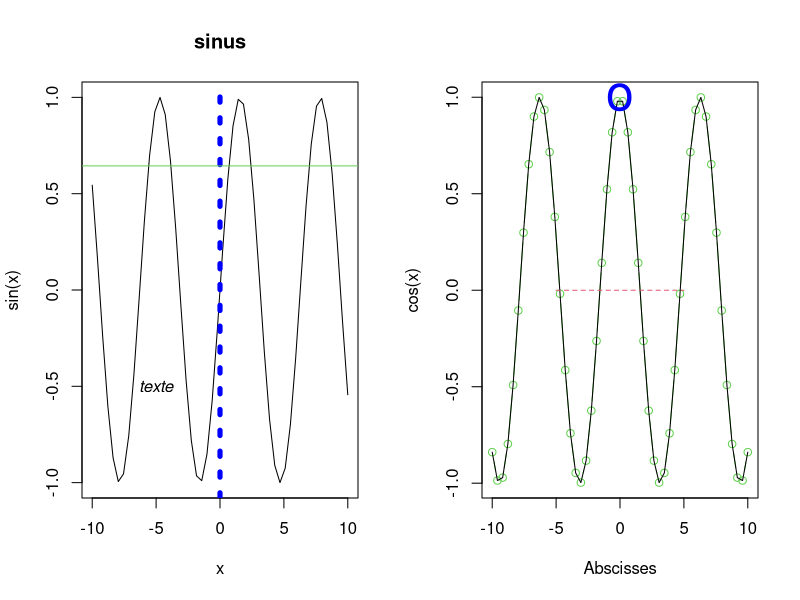
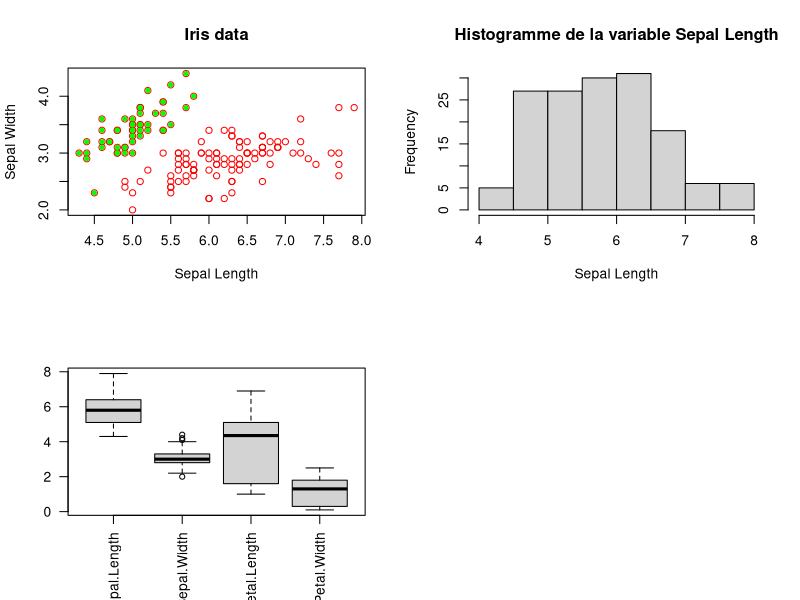
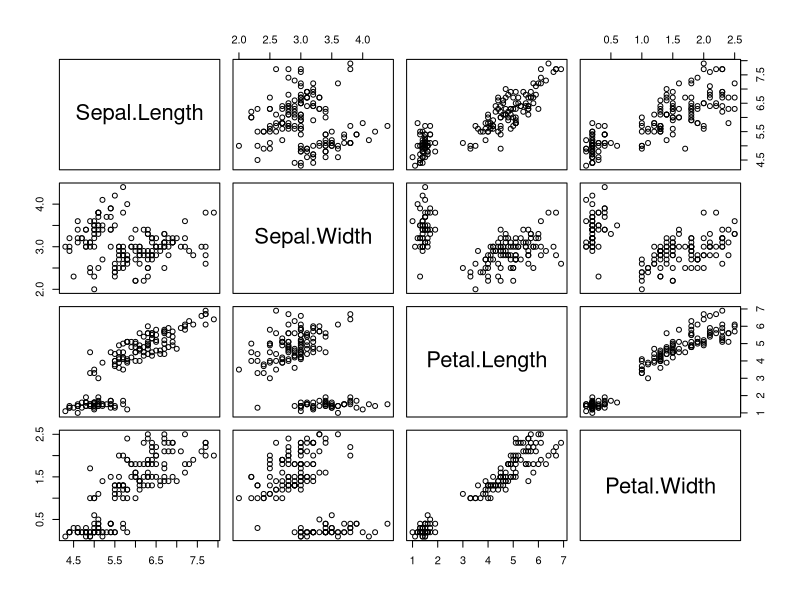
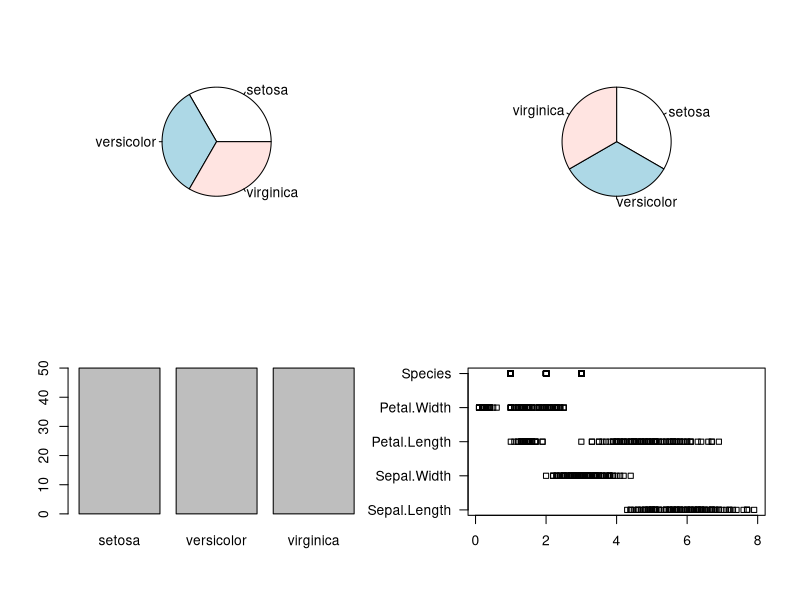
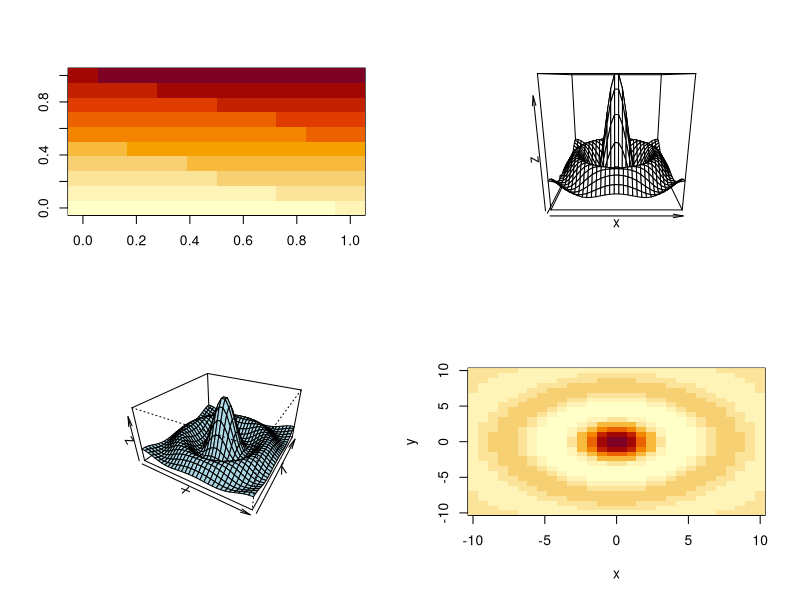
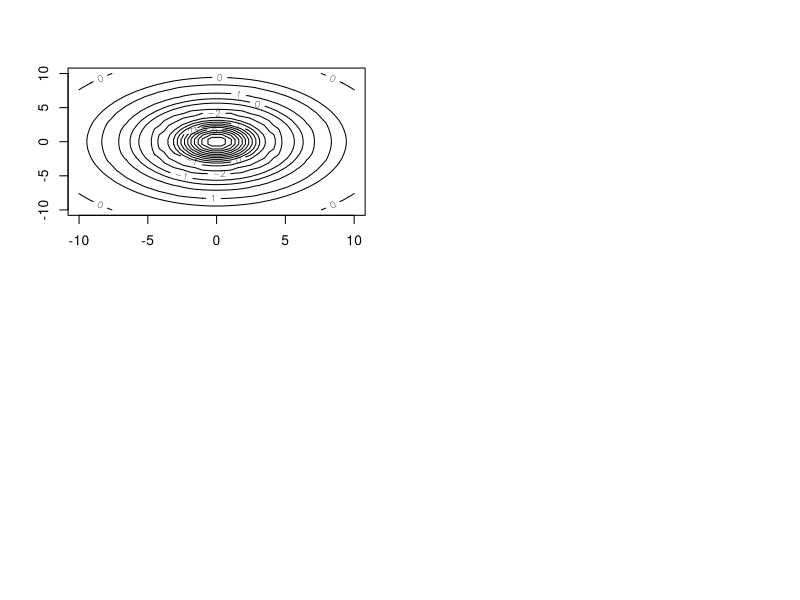
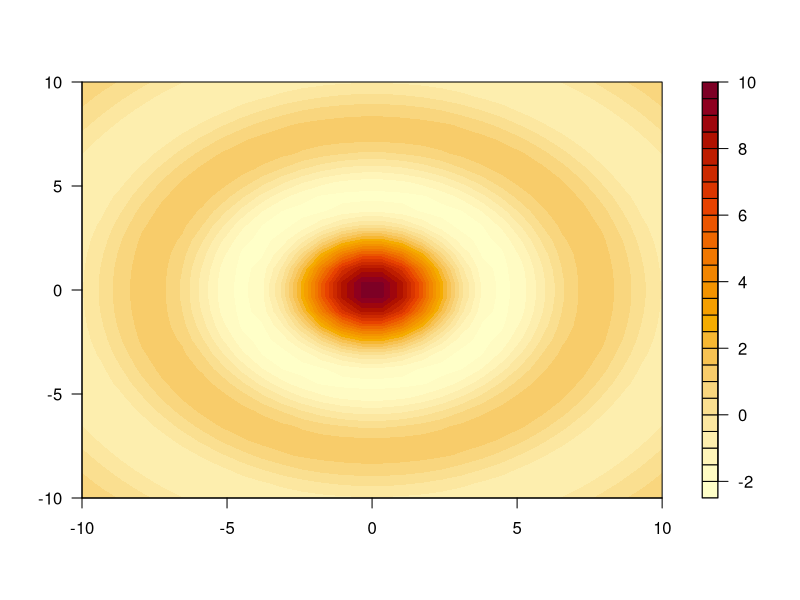
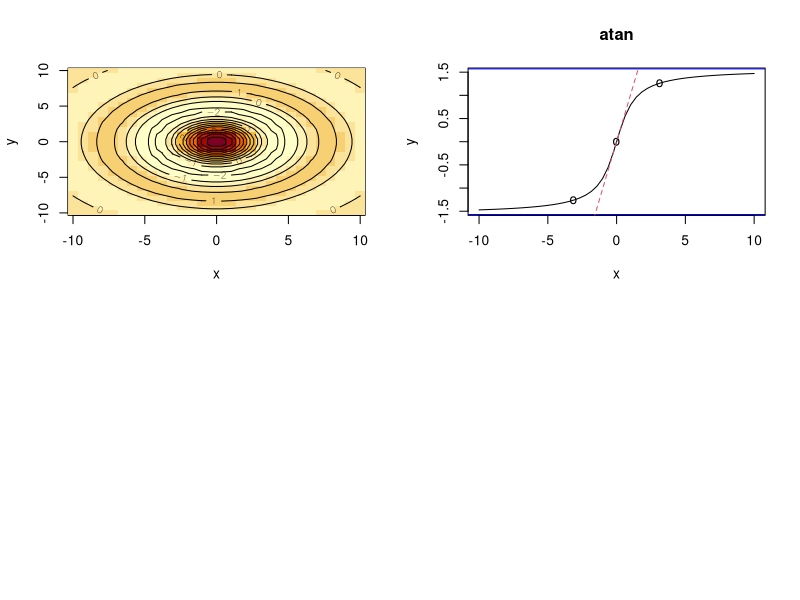

Write R code to recreate these figures, in order.
## ---- chunk 1
library(knitr)
## Global options
opts_chunk$set(echo=TRUE,
	             cache=TRUE,
               prompt=FALSE,
               tidy=TRUE,
               comment=NA,
               message=FALSE,
               warning=FALSE,
               class.source="badCode")
## ---- chunk 2
rm(a,b,d,dd,e)
## ---- chunk 3
a = 4.3
is.numeric(a)
is.complex(a)
is.character(a)
as.character(a)
b<- "toto"
is.numeric(b)
as.list(b)
## ---- chunk 4
rm(a,b)
## ---- chunk 5
a=1.3579
floor(a)
ceiling(a)
round(a,digits=2)
signif(a,digits=2)
is.integer(floor(a))
is.numeric(floor(a))
## ---- chunk 6
a = 3
b = 6
a<=b
a!=b
(b-3==a) & (b>=a)
(b==a) | (b>=a)
## ---- chunk 7
rm(a,b)
## ---- chunk 8
Ex = paste("Bonjour", "à","toutes","et","tous","!")
paste("Bonjour", "à","toutes","et","tous","!",sep="_")
x = c("Bonjour", "à", "vous")
paste(x)
paste(x,collapse="++")
## ---- chunk 9
nchar(Ex)
## ---- chunk 10
substr(Ex,start=3,stop=9)
substr(Ex, start = 3, stop = 9) <- "@@@"
Ex
## ---- chunk 11
Ex = paste("Bonjour", "à","toutes","et","tous","!")
substring(Ex, first = 3)
substring(Ex, first = 3, last = 9) <- "@@@--<"
Ex
## ---- chunk 12
Ex = paste("Bonjour", "à","toutes","et","tous","!")
strsplit(Ex,split= " ")
strsplit(Ex,split=c("o"," "))
## ---- chunk 13
Ex1 = c("tomate","concombre","mais","courgette","poivron","carotte","betterave")
Ex1
grep(pattern="o",Ex1,value=FALSE) # donne les indices des éléments contenant un "o" dans Ex
grep(pattern="o",Ex1, value = TRUE) # Donne les éléments de Ex1 qui contiennent la lettre "o"
## ---- chunk 14
gsub(pattern = "o" , replacement = "@" , Ex1, fixed = TRUE)
## ---- chunk 15
rm(Ex,Ex1,x)
## ---- chunk 16
d <- c(2,3,5,8,4,6)
d
is.vector(d)
c(2,5,"toto")
1:10
## ---- chunk 17
seq(1,10)
seq(from=1,to=20,by=2) 
seq(1,20,by=5)
seq(1,20,length=5)
## ---- chunk 18
rep(5,times=10)
rep(c(1,2),3)
rep(c(1,2),each=3)
## ---- chunk 19
d
d[2]
d[2:3]
d[c(1,3,6)]
d[-3]
d[-(1:2)]
## ---- chunk 20
d+4
d-4
## ---- chunk 21
2*d
d/3
## ---- chunk 22
d
e<- rep(2,6)
d*e
d/e
## ---- chunk 23
d = c(2,3,5,8,4,6)
d
## ---- chunk 24
length(d)
## ---- chunk 25
sum(d)
## ---- chunk 26
cumsum(d)
## ---- chunk 27
diff(d)
## ---- chunk 28
is.vector(d)
## ---- chunk 29
t(d)
## ---- chunk 30
t(d)%*%e
## ---- chunk 31
d[3] <- NA
d
is.na(d)
any(is.na(d))
all(is.na(d))
## ---- chunk 32
a<-c(3,-1,5,2,-7,3,9)
b<-c(TRUE,FALSE,FALSE,TRUE,FALSE)
abs(a)
sort(a)
order(a)
## ---- chunk 33
b = a==3
b
sort(b)
## ---- chunk 34
text<-c("petit","moyen","grand")
is.vector(text)
## ---- chunk 35
f = c(a=12,b=26,c=32,d=41)
f
names(f)
f["a"]
names(f)<-c("a1","a2","a3","a4")
f
## ---- chunk 36
f>30
f[f>30]
which(f>30)
## ---- chunk 37
f[2] <- 22
f+100
## ---- chunk 38
f
d
f+d
## ---- chunk 39
cos(f)
## ---- chunk 40
rm(d,e,f,b,a)
## ---- chunk 41
a = seq(0, 30, by=2)
a

v = 5
b = c(v, 2*v, v/3, v**2, sqrt(v), a[4])
b

c = seq(4,30,length=6)
c

d=c(sum(c),length(b),rep(3,5))
d

a[4]
a[-4]
a[which(a>10)]
## ---- chunk 42
A = matrix(1:15,ncol=5)
A

class(A)
B = matrix(1:15,nc=5,byrow=T)
B2 = B
B2[1,1]="toto"
B2
## ---- chunk 43
rownames(A)=c(paste("ligne",1:3,sep=""))
A
## ---- chunk 44
A
A[1,3]
A[,2]
A[2,]
A[1:3,c(2,5)]
A[1:3,-c(2,5)]
## ---- chunk 45
A
B
cbind(A,B)
rbind(A,B)
## ---- chunk 46
dim(A)
## ---- chunk 47
nrow(A)
ncol(A)
## ---- chunk 48
t(A)
det(A[,3:5])
## ---- chunk 49
solve(A[1:2,2:3])
## ---- chunk 50
diag(A)
diag(1:5)
## ---- chunk 51
A>5
A[A<5]<-0
A
## ---- chunk 52
colSums(A)
apply(A,2,sum)
rowSums(A)
apply(A,1,sum)
rowMeans(A)
apply(A,1,mean)
apply(A,1,max)
## ---- chunk 53
A+B
A*B
## ---- chunk 54
t(B) %*%A
## ---- chunk 55
5*A
## ---- chunk 56
A = matrix(c(rep(3, 3), rep(4, 3), rep(5, 3)), ncol = 3, byrow = T)
A
A+2
A=rbind(A,c(1,2,3))
A
B=cbind(A,c(1,1,1,1))
A
dim(B)

C = B[(3:4), (1:2)]
C
t(C)
det(C)
solve(C)

## ---- chunk 57
E=array(c(1:8,rep(1,8),seq(0,1,len=8)),dim = c(2,4,3))
E
E[, , 1]
## ---- chunk 58
dim(E)
length(E)
nrow(E)
ncol(E)
aperm(E)
E+10
## ---- chunk 59
H = array(1:12,c(2,3,2))
H
## ---- chunk 60
apply(H,1,sum)
sum(c(1,3,5,7,9,11))
## ---- chunk 61
apply(H,2,sum)
sum(c(1,2,7,8))
## ---- chunk 62
apply(H,3,sum)
sum(1:6)
## ---- chunk 63
x = list("toto",1:8)
x
class(x)
## ---- chunk 64
y = list(matrice=matrix(1:15,ncol=5),
         vecteur=seq(1,20,by=5),
         texte="toto",scalaire=8)
y
## ---- chunk 65
x[[1]]
## ---- chunk 66
x[[2]]+10
## ---- chunk 67
y[[1]]
y$matrice
y$vec
y[c("texte","scalaire")]
## ---- chunk 68
names(y)
length(y)
length(y$vecteur)
cos(y$scal)+y[[2]][1]
summary(y)
## ---- chunk 69
l=list(matieres=c("Maths","Info","Physique"),notes=rep(15,5),age=rep(20,5),filiere=rep("ModIA",5))
l
l$notes[4]

cbind(l$notes,l$age)
# AIDEZ VOUS DE LA CORRECTION DISPO SUR LE TUTORIEL SI VOUS ETES BLOQUE
## ---- chunk 70
# Création du data.frame H
taille = runif(12,150,180)
masse = runif(12,50,90)
sexe = rep(c("M","F","F","M"),3)
H = data.frame(taille,masse,sexe)
H
class(H)
## ---- chunk 71
summary(H)
## ---- chunk 72
head(H)
## ---- chunk 73
H[1,]
H$taille
H$sexe
is.data.frame(H)
is.matrix(H)
MH = as.matrix(H)
MH
summary(MH)
as.list(H)
## ---- chunk 74
rm(taille)
H$taille
attach(H)
taille
detach(H) # taille est alors introuvable
## ---- chunk 75
H$masse[H$taille > 160]
H[H$taille > 160, c("masse", "sexe")]
H[H$sexe=="M" & H$masse<80,"taille"]
# AIDEZ VOUS DE LA CORRECTION DISPO SUR LE TUTORIEL SI VOUS ETES BLOQUE
## ---- chunk 76
x=seq(-10,10,l=50)
# 2 graphiques
par(mfrow=c(1,2))
# premier graphique
plot(x,sin(x),type="l",col=1,main="sinus")
abline(v=0,col="blue",lwd=5,lty=3)
abline(h=sin(0.7),col=3)
text(-5,-0.5,"texte",font=3)
# deuxieme graphique
plot(x,cos(x),type="b",col=3,xlab="Abscisses")
points(x,cos(x),type="l")
points(0,1,pch="o",cex=3,col="blue")
lines(c(-5,5),c(0,0),lty=2,col=2)
## ---- chunk 77
data(iris)
par(mfrow=c(2,2))
plot(iris[,1],iris[,2],xlab="Sepal Length",
ylab="Sepal Width",main="Iris data",
col="red",type="p")
points(iris[iris$Species=="setosa",1],iris[iris$Species=="setosa",2],col="green",pch=20)
hist(iris[,1],xlab="Sepal Length",
main="Histogramme de la variable Sepal Length")
boxplot(iris[,1:4],las=2)
## ---- chunk 78
pairs(iris[,1:4])
## ---- chunk 79
par(mfrow=c(2,2))
pie(table(iris[,5]))
pie(table(iris[,5]),clockwise=T)
barplot(table(iris[,5]))
stripchart(iris,las=1)
## ---- chunk 80
M=matrix(1:100,ncol=10)
image(M)
## ---- chunk 81
x = seq(-10, 10, length= 30);y=x
f = function(x,y){r=sqrt(x^2+y^2); 10 * sin(r)/r}
z = outer(x, y, f)
z[is.na(z)] = 1
persp(x,y,z)

persp(x, y, z, theta=30, phi=30,expand = 0.5,
   col="lightblue")

image(x,y,z)

contour(x,y,z)
filled.contour(x,y,z)

image(x,y,z)
contour(x,y,z,add=T)
## ---- chunk 82
#  A COMPLETER POUR REPONDRE A L'EXERCICE 1. 
# AIDEZ VOUS DE LA CORRECTION DISPO SUR LE TUTORIEL SI VOUS ETES BLOQUE
x = seq(-10, 10, l = 50)
y = atan(x)
plot(x,y,type="l",xlab="x", ylab="y",main="atan")
abline(h = pi/2, col = "blue")
abline(h = -pi/2, col = "blue")
z=c(-pi,0,pi)
points(z, atan(z), pch = "o")
lines(c(-2, 2), c(-2, 2), lty = 2, col = 2)

## ---- chunk 83
MaFonction=function(x){x+2}
MaFonction
MaFonction(3)
x = MaFonction(4)
x
## ---- chunk 84
Fonction2=function(a,b=7){a+b}
Fonction2(2,b=3)
Fonction2(5)
## ---- chunk 85
CalculsCercle=function(r){
    p=2*pi*r
    s=pi*r*r
    resultats = list(perimetre=p,surface=s)
    return(resultats)
}
res=CalculsCercle(3)
res
res$surf
## ---- chunk 86
f=function(x,y){
  return (round((x**2+y),3))
}
f(1,2.2359)

densite = function(x, m, s) {
  return (exp(-((x - m)**2)/(2*s**2))/sqrt(2*pi*(s**2)))
}
densite(0,0,1)
1/sqrt(2*pi)
#  A COMPLETER POUR REPONDRE A L'EXERCICE
# AIDEZ VOUS DE LA CORRECTION DISPO SUR LE TUTORIEL SI VOUS ETES BLOQUE
## ---- chunk 87

p=function(x){
  if (x>0){
    return (exp(-2)*(2**x)/factorial(x))
  }
  else {
    return(0)
  }
}
p(-1)
p(5)

#  A COMPLETER POUR REPONDRE A L'EXERCICE
# AIDEZ VOUS DE LA CORRECTION DISPO SUR LE TUTORIEL SI VOUS ETES BLOQUE
## ---- chunk 88
somme1=function(x){
t = 0
for (i in 1:length(x))
  t = t+x[i]
return(t)
}

x = seq(1:10)
somme1(x)
sum(x)
## ---- chunk 89
somme2=function(x){
t = 0
i = 1
while (i<=length(x)){
t = t+x[i]
i = i+1
}
return(t)
}
x = seq(1:10)
somme2(x)
sum(x)
## ---- chunk 90
somme3=function(x){
t = 0
i = 1
repeat{
t = t+x[i]
i = i+1
if (i> length(x)) break
}
return(t)
}

x = seq(1:10)
somme3(x)
sum(x)
## ---- chunk 91

ma.variance=function(x){
  s=0
  xb=mean(x)
  for (i in 1:length(x)) s= s+(x[i]-xb)**2
  return(s/(length(x)-1))
}
x= 1:15
ma.variance(x)
var(x)

fi=function(n){
  if (n==1) return(0)
  else if (n==2) return (1)
  else{
    un1=1
    un2=0
    for (i in 3:n){
      aux=un1
      un1=un1+un2
      un2=aux
    }
    return(un1)
  }
}
fi(1)
fi(2)
fi(3)
fi(10)

fac=function(x){
  p=1
  for (i in 1:x) p=p*i
  return(p)
}
fac(3)
fac(5)

fac2=function(x){
  p=1
  i=1
  while (i <=x) {
    p=p*i
    i=i+1
  }
  return(p)
}
fac2(3)
fac2(5)
#  A COMPLETER POUR REPONDRE A L'EXERCICE
# AIDEZ VOUS DE LA CORRECTION DISPO SUR LE TUTORIEL SI VOUS ETES BLOQUE
## ---- chunk 92
data(iris)
head(iris)
apply(iris[,1:4],2,sum)
apply(iris[,1:4],1,sum)
lapply(iris[,1:4],sum)
sapply(iris[,1:4],sum)
tapply(iris[,1],iris[,5],sum)
## ---- chunk 93
E1=function(M){
  return(apply(M,2,sum))
}
E1(M)
#  A COMPLETER POUR REPONDRE A L'EXERCICE
# AIDEZ VOUS DE LA CORRECTION DISPO SUR LE TUTORIEL SI VOUS ETES BLOQUE
## ---- chunk 94
data(iris)
dir.create("DataAux")
write.table(iris,file="DataAux/iris1.txt",sep=";",row.names=F,col.names=T)
rownames(iris)=paste("indiv",1:nrow(iris),sep="-")
write.table(iris,file="DataAux/iris2.csv",row.names=T,col.names=F)
write.table(iris,file="DataAux/iris3.txt",quote=FALSE, dec=",",sep="*")
## ---- chunk 95
#  A COMPLETER POUR REPONDRE A L'EXERCICE
# AIDEZ VOUS DE LA CORRECTION DISPO SUR LE TUTORIEL SI VOUS ETES BLOQUE
